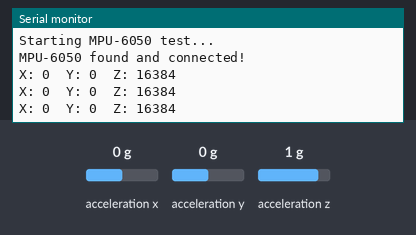
The sketch below on a simulated ESP32. Parts: the last lines printed to the serial monitor. Wiring (inferred from the names in the program): MPU-6050 motion sensor at I2C address 0x68. Inputs (shaded band) come from the test bench; at power-on: acceleration x 0 g, acceleration y 0 g, acceleration z 1 g.

Above: at 2.2 s.
2.3 s: acceleration x set to -1.4 g
At 2.9 s:
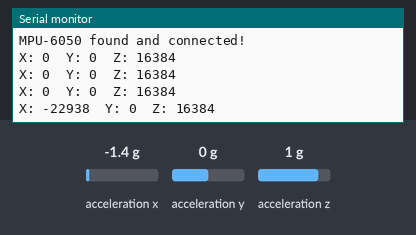
3.8 s: acceleration y set to -1.4 g
At 4.4 s:
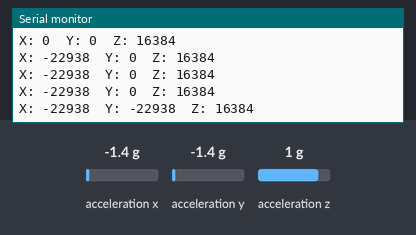
5.3 s: acceleration z set to -1.4 g
At 5.9 s:
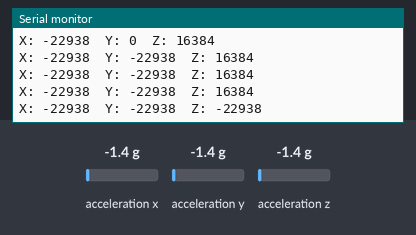

The sketch:

MPU_Test.ino
```cpp
#include <Wire.h>

#define SDA_PIN 6
#define SCL_PIN 7
#define MPU_ADDR 0x68

void setup() {
  Serial.begin(115200);
  delay(1000);
  Serial.println("Starting MPU-6050 test...");

  Wire.begin(SDA_PIN, SCL_PIN);

  // Wake up MPU-6050
  Wire.beginTransmission(MPU_ADDR);
  Wire.write(0x6B);
  Wire.write(0x00);
  byte error = Wire.endTransmission(true);

  if (error == 0) {
    Serial.println("MPU-6050 found and connected!");
  } else {
    Serial.println("MPU-6050 NOT found. Check your wiring.");
  }
}

void loop() {
  Wire.beginTransmission(MPU_ADDR);
  Wire.write(0x3B);
  Wire.endTransmission(false);
  Wire.requestFrom(MPU_ADDR, 6, true);

  int16_t ax = Wire.read() << 8 | Wire.read();
  int16_t ay = Wire.read() << 8 | Wire.read();
  int16_t az = Wire.read() << 8 | Wire.read();

  Serial.print("X: "); Serial.print(ax);
  Serial.print("  Y: "); Serial.print(ay);
  Serial.print("  Z: "); Serial.println(az);

  delay(500);
}
```

Measured:
- after the input at 2.3 s, the serial monitor: prints a new line after 0.20 s (image 1)
- after the input at 3.8 s, the serial monitor: prints a new line after 0.21 s (image 2)
- after the input at 5.3 s, the serial monitor: prints a new line after 0.21 s (image 3)
